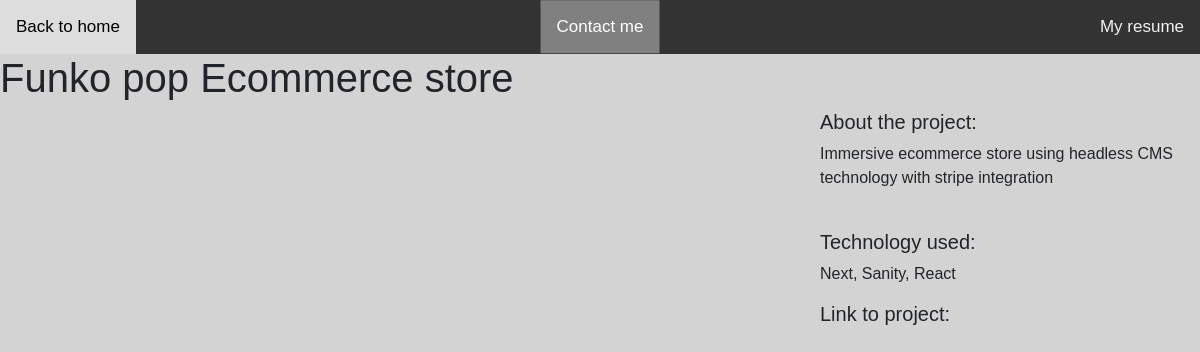
/1/, run on the app's committed database.
### proj/models.py (models this page shows)
class Proj(models.Model):
	title = models.CharField(max_length=100)
	description = models.TextField()
	technology = models.CharField(max_length=20)
	image = models.FilePathField(path='/img')

### proj/views.py (the view)
# urls.py: path("<int:pk>/", views.proj_detail, name="proj_detail"),
def proj_detail(request, pk):
    proj = Proj.objects.get(pk=pk)
    context = {
        "proj": proj
    }
    return render(request, "proj_detail.html", context)

### proj/templates/proj_detail.html (shortened to what this page needs)
{% extends "base.html" %}
{% load static %}
{% block page_content %}
<h1>{{ proj.title }}</h1>
<div class="row">
    <div class="col-md-8">
    </div>
    <div class="col-md-4">
        <h5>About the project:</h5>
        <p>{{ proj.description }}</p>
        <br>
        <h5>Technology used:</h5>
        <p>{{ proj.technology }}</p>
        <h5>Link to project:</h5>
    </div>
</div>
{% endblock %}

### static/css/styles.css (style rules this page uses)
* { box-sizing: border-box; padding: 0; margin: 0; }

### data on the page
Proj: title "Funko pop Ecommerce store", description "Immersive ecommerce store using headless CMS technology with stripe integration", technology "Next, Sanity, React"
